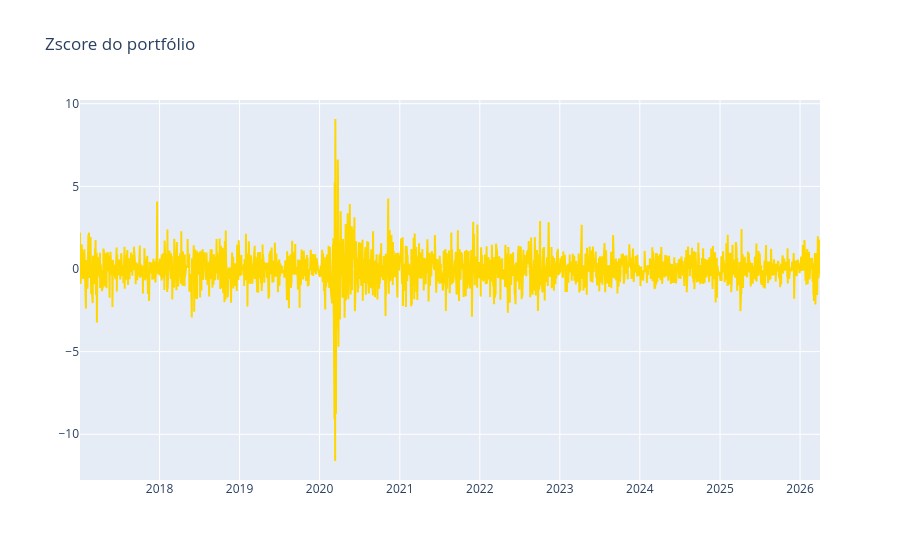

Write notebook code for a chart like this one.
### Markdown cell above
**Questão 01 - Usando o mesmo portfolio da sua lista anterior, normalize os retornos logarítmicos,( z-score). O que ele significa?**

### Code cell
#IMPORTANDO TODAS AS FERRAMENTAS/EXTENSÕES QUE PROVAVELMENTE VOU USAR
import pandas as pd 
import plotly.graph_objects as go 
import numpy as np 
#COPIANDO CODIGO DA LISTA 1 PARA CHEGAR NO PORTFOLIO
df=pd.read_excel( #chama-se de df o dataframe que vamos usar ao longo do exercicio, depois vamos le-lo
    r"C:\Users\masil\Downloads\quant_lista1.ms.xlsx", 
    header=3, # os "titulos" das colunas estão na 4 linha, como no python a gente comeca a contar na linha 0, colocamos o 3 
    skiprows=[4], # linha 5 tem umas informacoes a mais do ano passado, que esta NA 
    index_col=0 # coluna 0, que no excel é a A, referente a data fica indexada
    )    
df.index = pd.to_datetime(df.index) #escrevendo coluna de datas no formato de data, ja tava no caso 
df.columns=["ABEV3", "EMBR3","LREN3","PETR3","VALE3","IBOV"]
df = df.apply(pd.to_numeric, errors='coerce')
ativos = ["ABEV3", "EMBR3", "LREN3", "PETR3", "VALE3"]
pesos = {
    "ABEV3":0.09,
    "EMBR3":0.25,
    "LREN3":0.11,
    "PETR3":0.20,
    "VALE3":0.35
}
def calcular_retorno_simples(col):
        return  col / col.shift(1) - 1
df_retorno_simples = df.apply(calcular_retorno_simples) # retorno simples de cada ativo
pesos_series=pd.Series(pesos)
retorno_diario_portfolio=df_retorno_simples[ativos].dot(pesos_series) 
#COMECANDO EXERCICIO LISTA 2 
log_retorno_portfolio = np.log(1+retorno_diario_portfolio) # formula para calcular log retorno a partir do retorno simples
log_retorno_portfolio=log_retorno_portfolio.dropna() # dropei os nas pq estava dando problema nos codigos subsequentes,
                                                       # mas caso necessario essas informacoes ainda estao no df geral
data=log_retorno_portfolio.index
media_portfolio=log_retorno_portfolio.mean()
desviopadrao_portfolio=log_retorno_portfolio.std()
zscore=(log_retorno_portfolio-media_portfolio)/desviopadrao_portfolio # vai aplicando essa formula para todas as entraas (datas) do log 
fig=go.Figure()
fig.add_trace(go.Scatter(
        x=data,
        y=zscore,
        mode="lines",
        name="zscore",
        marker_color="gold"
        ))
fig.update_layout(title="Zscore do portfólio")
fig.show()
log_retorno_portfolio.to_excel("logretorno", index=False)

### Figure 1 — Plotly figure (JSON) as saved in the notebook; plotly's stock layout.template omitted (floating-point values rounded to 4 significant figures; data arrays with more than 128 entries replaced by an {"elided": "..."} marker saying what was removed)
{"data": [{"marker": {"color": "gold"}, "mode": "lines", "name": "zscore", "type": "scatter", "x": {"elided": "2202 str values"}, "y": {"elided": "2202 float values"}}], "layout": {"title": {"text": "Zscore do portfólio"}}}
